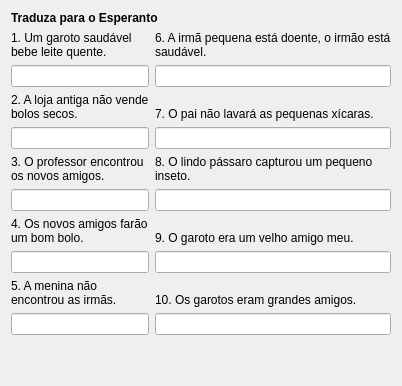
     <widget class="QWidget" name="Sendas1_Lec02">
      <attribute name="icon">
       <iconset resource="ikonoj.qrc">
        <normaloff>:/ikonoj/sendas_24.png</normaloff>:/ikonoj/sendas_24.png</iconset>
      </attribute>
      <attribute name="title">
       <string>11</string>
      </attribute>
      <layout class="QVBoxLayout" name="verticalLayout_86" stretch="0,2,1">
       <item>
        <widget class="titolo" name="Lec02_Label236">
         <property name="maximumSize">
          <size>
           <width>16777215</width>
           <height>30</height>
          </size>
         </property>
         <property name="font">
          <font>
           <weight>75</weight>
           <bold>true</bold>
          </font>
         </property>
         <property name="text">
          <string>Traduza para o Esperanto</string>
         </property>
         <property name="wordWrap">
          <bool>true</bool>
         </property>
        </widget>
       </item>
       <item>
        <layout class="QHBoxLayout" name="horizontalLayout_184">
         <property name="spacing">
          <number>6</number>
         </property>
         <item>
          <layout class="QVBoxLayout" name="verticalLayout_74">
           <item>
            <layout class="QVBoxLayout" name="verticalLayout_75">
             <item>
              <widget class="QLabel" name="Lec02_Label237">
               <property name="text">
                <string>1. Um garoto saudável bebe leite quente.</string>
               </property>
               <property name="alignment">
                <set>Qt::AlignBottom|Qt::AlignLeading|Qt::AlignLeft</set>
               </property>
               <property name="wordWrap">
                <bool>true</bool>
               </property>
               <property name="buddy">
                <cstring>lineEdit_11</cstring>
               </property>
              </widget>
             </item>
             <item>
              <widget class="cx_edit" name="lineEdit_11">
               <property name="alignment">
                <set>Qt::AlignLeading|Qt::AlignLeft|Qt::AlignTop</set>
               </property>
              </widget>
             </item>
            </layout>
           </item>
           <item>
            <layout class="QVBoxLayout" name="verticalLayout_76">
             <item>
              <widget class="QLabel" name="Lec02_Label238">
               <property name="text">
                <string>2. A loja antiga não vende bolos secos.</string>
               </property>
               <property name="alignment">
                <set>Qt::AlignBottom|Qt::AlignLeading|Qt::AlignLeft</set>
               </property>
               <property name="wordWrap">
                <bool>true</bool>
               </property>
               <property name="buddy">
                <cstring>lineEdit_12</cstring>
               </property>
              </widget>
             </item>
             <item>
              <widget class="cx_edit" name="lineEdit_12">
               <property name="alignment">
                <set>Qt::AlignLeading|Qt::AlignLeft|Qt::AlignTop</set>
               </property>
              </widget>
             </item>
            </layout>
           </item>
           <item>
            <layout class="QVBoxLayout" name="verticalLayout_77">
             <item>
              <widget class="QLabel" name="Lec02_Label22">
               <property name="text">
                <string>3. O professor encontrou os novos amigos.</string>
               </property>
               <property name="alignment">
                <set>Qt::AlignBottom|Qt::AlignLeading|Qt::AlignLeft</set>
               </property>
               <property name="wordWrap">
                <bool>true</bool>
               </property>
               <property name="buddy">
                <cstring>lineEdit_13</cstring>
               </property>
              </widget>
             </item>
             <item>
              <widget class="cx_edit" name="lineEdit_13">
               <property name="alignment">
                <set>Qt::AlignLeading|Qt::AlignLeft|Qt::AlignTop</set>
               </property>
              </widget>
             </item>
            </layout>
           </item>
           <item>
            <layout class="QVBoxLayout" name="verticalLayout_78">
             <item>
              <widget class="QLabel" name="Lec02_Label240">
               <property name="text">
                <string>4. Os novos amigos farão um bom bolo.</string>
               </property>
               <property name="alignment">
                <set>Qt::AlignBottom|Qt::AlignLeading|Qt::AlignLeft</set>
               </property>
               <property name="wordWrap">
                <bool>true</bool>
               </property>
               <property name="buddy">
                <cstring>lineEdit_14</cstring>
               </property>
              </widget>
             </item>
             <item>
              <widget class="cx_edit" name="lineEdit_14">
               <property name="alignment">
                <set>Qt::AlignLeading|Qt::AlignLeft|Qt::AlignTop</set>
               </property>
              </widget>
             </item>
            </layout>
           </item>
           <item>
            <layout class="QVBoxLayout" name="verticalLayout_79">
             <item>
              <widget class="QLabel" name="Lec02_Label241">
               <property name="text">
                <string>5. A menina não encontrou as irmãs.</string>
               </property>
               <property name="alignment">
                <set>Qt::AlignBottom|Qt::AlignLeading|Qt::AlignLeft</set>
               </property>
               <property name="wordWrap">
                <bool>true</bool>
               </property>
               <property name="buddy">
                <cstring>lineEdit_15</cstring>
               </property>
              </widget>
             </item>
             <item>
              <widget class="cx_edit" name="lineEdit_15">
               <property name="alignment">
                <set>Qt::AlignLeading|Qt::AlignLeft|Qt::AlignTop</set>
               </property>
              </widget>
             </item>
            </layout>
           </item>
          </layout>
         </item>
         <item>
          <layout class="QVBoxLayout" name="verticalLayout_80">
           <item>
            <layout class="QVBoxLayout" name="verticalLayout_81">
             <item>
              <widget class="QLabel" name="Lec02_Label242">
               <property name="text">
                <string>6. A irmã pequena está doente, o irmão está saudável.</string>
               </property>
               <property name="alignment">
                <set>Qt::AlignBottom|Qt::AlignLeading|Qt::AlignLeft</set>
               </property>
               <property name="wordWrap">
                <bool>true</bool>
               </property>
               <property name="buddy">
                <cstring>lineEdit_16</cstring>
               </property>
              </widget>
             </item>
             <item>
              <widget class="cx_edit" name="lineEdit_16">
               <property name="alignment">
                <set>Qt::AlignLeading|Qt::AlignLeft|Qt::AlignTop</set>
               </property>
              </widget>
             </item>
            </layout>
           </item>
           <item>
            <layout class="QVBoxLayout" name="verticalLayout_82">
             <item>
              <widget class="QLabel" name="Lec02_Label243">
               <property name="text">
                <string>7. O pai não lavará as pequenas xícaras.</string>
               </property>
               <property name="alignment">
                <set>Qt::AlignBottom|Qt::AlignLeading|Qt::AlignLeft</set>
               </property>
               <property name="wordWrap">
                <bool>true</bool>
               </property>
               <property name="buddy">
                <cstring>lineEdit_17</cstring>
               </property>
              </widget>
             </item>
             <item>
              <widget class="cx_edit" name="lineEdit_17">
               <property name="alignment">
                <set>Qt::AlignLeading|Qt::AlignLeft|Qt::AlignTop</set>
               </property>
              </widget>
             </item>
            </layout>
           </item>
           <item>
            <layout class="QVBoxLayout" name="verticalLayout_83">
             <item>
              <widget class="QLabel" name="Lec02_Label244">
               <property name="text">
                <string>8. O lindo pássaro capturou um pequeno inseto.</string>
               </property>
               <property name="alignment">
                <set>Qt::AlignBottom|Qt::AlignLeading|Qt::AlignLeft</set>
               </property>
               <property name="wordWrap">
                <bool>true</bool>
               </property>
               <property name="buddy">
                <cstring>lineEdit_18</cstring>
               </property>
              </widget>
             </item>
             <item>
              <widget class="cx_edit" name="lineEdit_18">
               <property name="alignment">
                <set>Qt::AlignLeading|Qt::AlignLeft|Qt::AlignTop</set>
               </property>
              </widget>
             </item>
            </layout>
           </item>
           <item>
            <layout class="QVBoxLayout" name="verticalLayout_84">
             <item>
              <widget class="QLabel" name="Lec02_Label245">
               <property name="text">
                <string>9. O garoto era um velho amigo meu.</string>
               </property>
               <property name="alignment">
                <set>Qt::AlignBottom|Qt::AlignLeading|Qt::AlignLeft</set>
               </property>
               <property name="wordWrap">
                <bool>true</bool>
               </property>
               <property name="buddy">
                <cstring>lineEdit_19</cstring>
               </property>
              </widget>
             </item>
             <item>
              <widget class="cx_edit" name="lineEdit_19">
               <property name="alignment">
                <set>Qt::AlignLeading|Qt::AlignLeft|Qt::AlignTop</set>
               </property>
              </widget>
             </item>
            </layout>
           </item>
           <item>
            <layout class="QVBoxLayout" name="verticalLayout_85">
             <item>
              <widget class="QLabel" name="Lec02_Label246">
               <property name="text">
                <string>10. Os garotos eram grandes amigos.</string>
               </property>
               <property name="alignment">
                <set>Qt::AlignBottom|Qt::AlignLeading|Qt::AlignLeft</set>
               </property>
               <property name="wordWrap">
                <bool>true</bool>
               </property>
               <property name="buddy">
                <cstring>lineEdit_20</cstring>
               </property>
              </widget>
             </item>
             <item>
              <widget class="cx_edit" name="lineEdit_20">
               <property name="alignment">
                <set>Qt::AlignLeading|Qt::AlignLeft|Qt::AlignTop</set>
               </property>
              </widget>
             </item>
            </layout>
           </item>
          </layout>
         </item>
        </layout>
       </item>
       <item>
        <spacer name="verticalSpacer_8">
         <property name="orientation">
          <enum>Qt::Vertical</enum>
         </property>
         <property name="sizeHint" stdset="0">
          <size>
           <width>20</width>
           <height>40</height>
          </size>
         </property>
        </spacer>
       </item>
      </layout>
     </widget>
